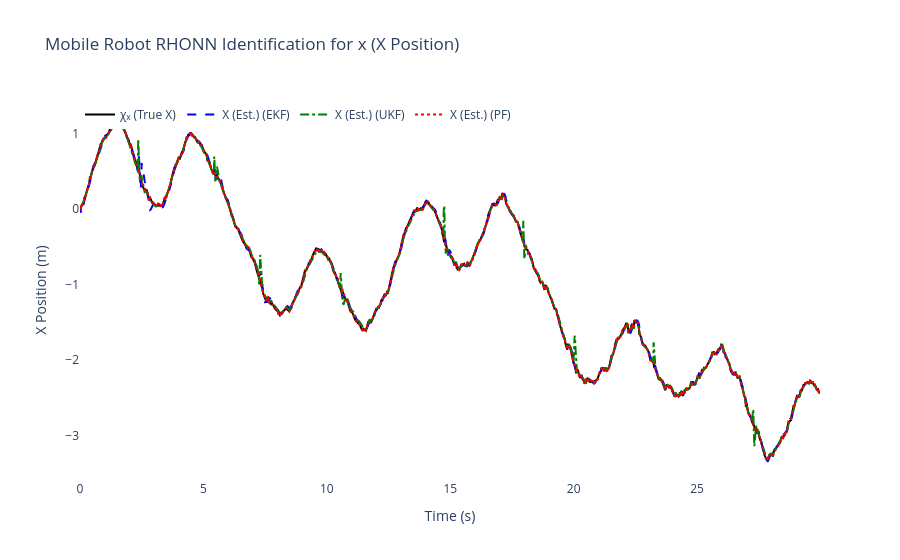
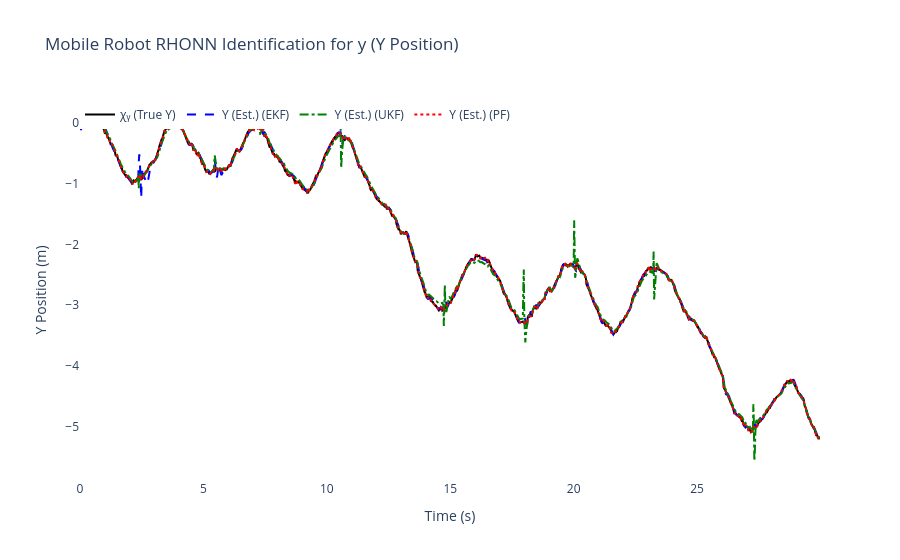
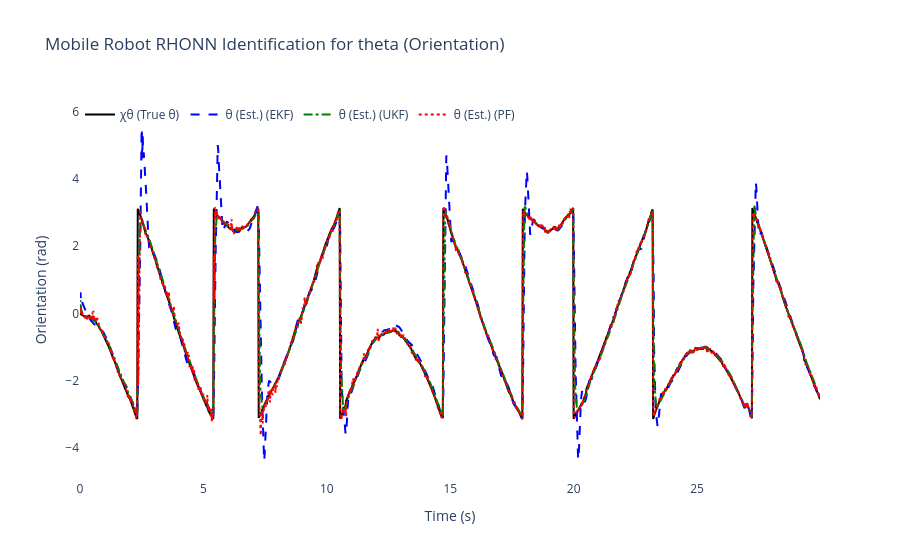
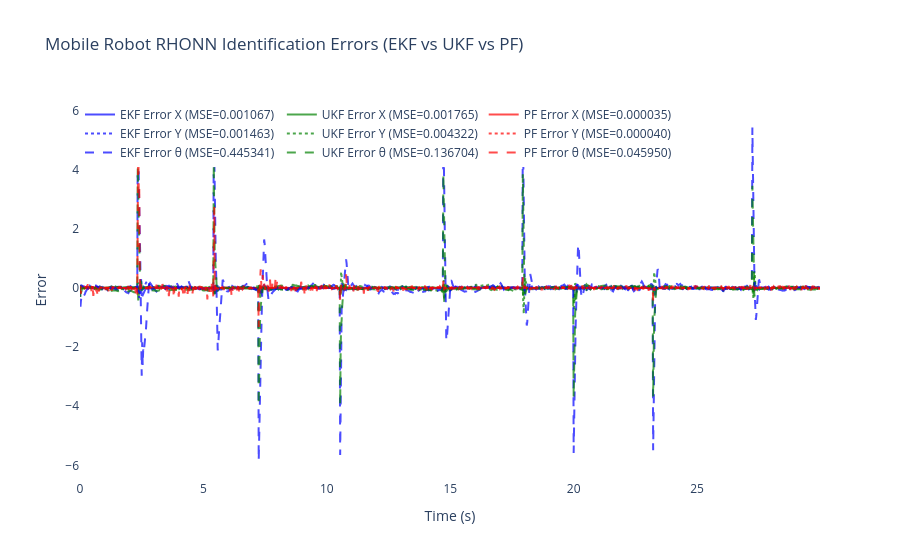

The code cell stored with these charts, in order, in its notebook:
### Code cell
# ============================================================
    # 6) Results & plots for Differential Drive Mobile Robot
# ============================================================
mse_x_ekf = np.mean((x_true[:, 0] - x_hat_ekf[:, 0])**2)     # x position
mse_y_ekf = np.mean((x_true[:, 1] - x_hat_ekf[:, 1])**2)     # y position  
mse_theta_ekf = np.mean((x_true[:, 2] - x_hat_ekf[:, 2])**2) # orientation

mse_x_ukf = np.mean((x_true[:, 0] - x_hat_ukf[:, 0])**2)     # x position
mse_y_ukf = np.mean((x_true[:, 1] - x_hat_ukf[:, 1])**2)     # y position
mse_theta_ukf = np.mean((x_true[:, 2] - x_hat_ukf[:, 2])**2) # orientation

mse_x_pf = np.mean((x_true[:, 0] - x_hat_pf[:, 0])**2)       # x position
mse_y_pf = np.mean((x_true[:, 1] - x_hat_pf[:, 1])**2)       # y position  
mse_theta_pf = np.mean((x_true[:, 2] - x_hat_pf[:, 2])**2)   # orientation

print(f"\nFinal EKF-RHONN Weights:")
for i in range(3):
    state_names = ['x', 'y', 'theta']
    print(f"  Neuron {i+1} ({state_names[i]}): {ekf_trainer.weights[i]}")

print(f"\nFinal UKF-RHONN Weights:")
for i in range(3):
    state_names = ['x', 'y', 'theta']
    print(f"  Neuron {i+1} ({state_names[i]}): {ukf_trainer.weights[i]}")

print(f"\nFinal PF-RHONN Weight Estimates:")
pf_estimates = pf_trainer.get_estimate()
for i in range(3):
    state_names = ['x', 'y', 'theta']
    print(f"  Neuron {i+1} ({state_names[i]}): {pf_estimates[i]}")

print("\n--- Performance Comparison (MSE) for Differential Drive Mobile Robot ---")
print(f"EKF MSE x position:     {mse_x_ekf:.6f}")
print(f"EKF MSE y position:     {mse_y_ekf:.6f}")
print(f"EKF MSE theta (orient): {mse_theta_ekf:.6f}")
print(f"UKF MSE x position:     {mse_x_ukf:.6f}")
print(f"UKF MSE y position:     {mse_y_ukf:.6f}")
print(f"UKF MSE theta (orient): {mse_theta_ukf:.6f}")
print(f"PF  MSE x position:     {mse_x_pf:.6f}")
print(f"PF  MSE y position:     {mse_y_pf:.6f}")
print(f"PF  MSE theta (orient): {mse_theta_pf:.6f}")

states_info = [
    {'idx': 0, 'var': 'x', 'desc': 'X Position', 'y_label': 'X Position (m)',
     'chi': 'χₓ (True X)', 'x': 'X (Est.)'},
    {'idx': 1, 'var': 'y', 'desc': 'Y Position', 'y_label': 'Y Position (m)',
     'chi': 'χᵧ (True Y)', 'x': 'Y (Est.)'},
    {'idx': 2, 'var': 'theta', 'desc': 'Orientation', 'y_label': 'Orientation (rad)',
     'chi': 'χθ (True θ)', 'x': 'θ (Est.)'}
]

for state_info in states_info:
    i = state_info['idx']
    trace_plant = go.Scatter(x=t_history, y=x_true[:, i], mode='lines',
                            name=state_info['chi'], line=dict(color='black', width=2))
    trace_ekf = go.Scatter(x=t_history, y=x_hat_ekf[:, i], mode='lines',
                        name=f"{state_info['x']} (EKF)", line=dict(dash='dash', color='blue'))
    trace_ukf = go.Scatter(x=t_history, y=x_hat_ukf[:, i], mode='lines',
                        name=f"{state_info['x']} (UKF)", line=dict(dash='dashdot', color='green'))
    trace_pf = go.Scatter(x=t_history, y=x_hat_pf[:, i], mode='lines',
                        name=f"{state_info['x']} (PF)", line=dict(dash='dot', color='red'))

    fig = go.Figure([trace_plant, trace_ekf, trace_ukf, trace_pf])
    fig.update_layout(
        title=f'Mobile Robot RHONN Identification for {state_info["var"]} ({state_info["desc"]})',
        xaxis_title='Time (s)',
        yaxis_title=state_info['y_label'],
        legend=dict(x=0, y=1, orientation='h'),
        font=dict(size=12),
        plot_bgcolor='white',
        paper_bgcolor='white'
    )
    fig.show()

# Errors for all three states
error_x_ekf = x_true[:, 0] - x_hat_ekf[:, 0]
error_y_ekf = x_true[:, 1] - x_hat_ekf[:, 1]
error_theta_ekf = x_true[:, 2] - x_hat_ekf[:, 2]

error_x_ukf = x_true[:, 0] - x_hat_ukf[:, 0]
error_y_ukf = x_true[:, 1] - x_hat_ukf[:, 1]
error_theta_ukf = x_true[:, 2] - x_hat_ukf[:, 2]

error_x_pf = x_true[:, 0] - x_hat_pf[:, 0]
error_y_pf = x_true[:, 1] - x_hat_pf[:, 1]
error_theta_pf = x_true[:, 2] - x_hat_pf[:, 2]

fig2 = go.Figure()
fig2.add_trace(go.Scatter(x=t_history, y=error_x_ekf, mode='lines',
                        name=f'EKF Error X (MSE={mse_x_ekf:.6f})', opacity=0.7, line=dict(color='blue')))
fig2.add_trace(go.Scatter(x=t_history, y=error_x_ukf, mode='lines',
                        name=f'UKF Error X (MSE={mse_x_ukf:.6f})', opacity=0.7, line=dict(color='green')))
fig2.add_trace(go.Scatter(x=t_history, y=error_x_pf, mode='lines',
                        name=f'PF Error X (MSE={mse_x_pf:.6f})', opacity=0.7, line=dict(color='red')))
fig2.add_trace(go.Scatter(x=t_history, y=error_y_ekf, mode='lines',
                        name=f'EKF Error Y (MSE={mse_y_ekf:.6f})', opacity=0.7, line=dict(color='blue', dash='dot')))
fig2.add_trace(go.Scatter(x=t_history, y=error_y_ukf, mode='lines',
                        name=f'UKF Error Y (MSE={mse_y_ukf:.6f})', opacity=0.7, line=dict(color='green', dash='dot')))
fig2.add_trace(go.Scatter(x=t_history, y=error_y_pf, mode='lines',
                        name=f'PF Error Y (MSE={mse_y_pf:.6f})', opacity=0.7, line=dict(color='red', dash='dot')))
fig2.add_trace(go.Scatter(x=t_history, y=error_theta_ekf, mode='lines',
                        name=f'EKF Error θ (MSE={mse_theta_ekf:.6f})', opacity=0.7, line=dict(color='blue', dash='dash')))
fig2.add_trace(go.Scatter(x=t_history, y=error_theta_ukf, mode='lines',
                        name=f'UKF Error θ (MSE={mse_theta_ukf:.6f})', opacity=0.7, line=dict(color='green', dash='dash')))
fig2.add_trace(go.Scatter(x=t_history, y=error_theta_pf, mode='lines',
                        name=f'PF Error θ (MSE={mse_theta_pf:.6f})', opacity=0.7, line=dict(color='red', dash='dash')))
fig2.update_layout(
    title='Mobile Robot RHONN Identification Errors (EKF vs UKF vs PF)',
    xaxis_title='Time (s)',
    yaxis_title='Error',
    legend=dict(x=0, y=1, orientation='h'),
    font=dict(size=12),
    plot_bgcolor='white',
    paper_bgcolor='white'
)
fig2.show()

# 2D Trajectory plot (X-Y plane for mobile robot)
fig_trajectory = go.Figure()
fig_trajectory.add_trace(go.Scatter(x=x_true[:, 0], y=x_true[:, 1], mode='lines',
                              name='True Robot Trajectory',
                              line=dict(color='black', width=3)))
fig_trajectory.add_trace(go.Scatter(x=x_hat_ekf[:, 0], y=x_hat_ekf[:, 1], mode='lines',
                              name='EKF Estimation',
                              line=dict(color='blue', width=2, dash='dash')))
fig_trajectory.add_trace(go.Scatter(x=x_hat_ukf[:, 0], y=x_hat_ukf[:, 1], mode='lines',
                              name='UKF Estimation',
                              line=dict(color='green', width=2, dash='dashdot')))
fig_trajectory.add_trace(go.Scatter(x=x_hat_pf[:, 0], y=x_hat_pf[:, 1], mode='lines',
                              name='PF Estimation',
                              line=dict(color='red', width=2, dash='dot')))
# Add start and end markers
fig_trajectory.add_trace(go.Scatter(x=[x_true[0, 0]], y=[x_true[0, 1]], mode='markers',
                              name='Start', marker=dict(color='green', size=10, symbol='star')))
fig_trajectory.add_trace(go.Scatter(x=[x_true[-1, 0]], y=[x_true[-1, 1]], mode='markers',
                              name='End', marker=dict(color='red', size=10, symbol='square')))
fig_trajectory.update_layout(
    title='Mobile Robot Trajectory - 2D Path Comparison (EKF vs UKF vs PF)',
    xaxis_title='X Position (m)',
    yaxis_title='Y Position (m)',
    font=dict(size=12),
    plot_bgcolor='white',
    paper_bgcolor='white',
    showlegend=True
)
fig_trajectory.show()

# Determine which filter has the lowest total MSE (sum of x, y, theta)
mse_total_ekf = mse_x_ekf + mse_y_ekf + mse_theta_ekf
mse_total_ukf = mse_x_ukf + mse_y_ukf + mse_theta_ukf
mse_total_pf = mse_x_pf + mse_y_pf + mse_theta_pf

mse_totals = {'EKF': mse_total_ekf, 'UKF': mse_total_ukf, 'PF': mse_total_pf}
best_filter = min(mse_totals, key=mse_totals.get)

print(f"\nBest overall performance: {best_filter} (lowest total MSE: {mse_totals[best_filter]:.6f})")

### Figure 1 — Plotly figure (JSON) as saved in the notebook; plotly's stock layout.template omitted (floating-point values rounded to 4 significant figures; data arrays with more than 128 entries replaced by an {"elided": "..."} marker saying what was removed)
{"data": [{"line": {"color": "black", "width": 2}, "mode": "lines", "name": "χₓ (True X)", "type": "scatter", "x": {"elided": "1500 float values"}, "y": {"elided": "1500 float values"}}, {"line": {"color": "blue", "dash": "dash"}, "mode": "lines", "name": "X (Est.) (EKF)", "type": "scatter", "x": {"elided": "1500 float values"}, "y": {"elided": "1500 float values"}}, {"line": {"color": "green", "dash": "dashdot"}, "mode": "lines", "name": "X (Est.) (UKF)", "type": "scatter", "x": {"elided": "1500 float values"}, "y": {"elided": "1500 float values"}}, {"line": {"color": "red", "dash": "dot"}, "mode": "lines", "name": "X (Est.) (PF)", "type": "scatter", "x": {"elided": "1500 float values"}, "y": {"elided": "1500 float values"}}], "layout": {"font": {"size": 12}, "legend": {"orientation": "h", "x": 0, "y": 1}, "paper_bgcolor": "white", "plot_bgcolor": "white", "title": {"text": "Mobile Robot RHONN Identification for x (X Position)"}, "xaxis": {"title": {"text": "Time (s)"}}, "yaxis": {"title": {"text": "X Position (m)"}}}}

### Figure 2 — Plotly figure (JSON) as saved in the notebook; plotly's stock layout.template omitted (floating-point values rounded to 4 significant figures; data arrays with more than 128 entries replaced by an {"elided": "..."} marker saying what was removed)
{"data": [{"line": {"color": "black", "width": 2}, "mode": "lines", "name": "χᵧ (True Y)", "type": "scatter", "x": {"elided": "1500 float values"}, "y": {"elided": "1500 float values"}}, {"line": {"color": "blue", "dash": "dash"}, "mode": "lines", "name": "Y (Est.) (EKF)", "type": "scatter", "x": {"elided": "1500 float values"}, "y": {"elided": "1500 float values"}}, {"line": {"color": "green", "dash": "dashdot"}, "mode": "lines", "name": "Y (Est.) (UKF)", "type": "scatter", "x": {"elided": "1500 float values"}, "y": {"elided": "1500 float values"}}, {"line": {"color": "red", "dash": "dot"}, "mode": "lines", "name": "Y (Est.) (PF)", "type": "scatter", "x": {"elided": "1500 float values"}, "y": {"elided": "1500 float values"}}], "layout": {"font": {"size": 12}, "legend": {"orientation": "h", "x": 0, "y": 1}, "paper_bgcolor": "white", "plot_bgcolor": "white", "title": {"text": "Mobile Robot RHONN Identification for y (Y Position)"}, "xaxis": {"title": {"text": "Time (s)"}}, "yaxis": {"title": {"text": "Y Position (m)"}}}}

### Figure 3 — Plotly figure (JSON) as saved in the notebook; plotly's stock layout.template omitted (floating-point values rounded to 4 significant figures; data arrays with more than 128 entries replaced by an {"elided": "..."} marker saying what was removed)
{"data": [{"line": {"color": "black", "width": 2}, "mode": "lines", "name": "χθ (True θ)", "type": "scatter", "x": {"elided": "1500 float values"}, "y": {"elided": "1500 float values"}}, {"line": {"color": "blue", "dash": "dash"}, "mode": "lines", "name": "θ (Est.) (EKF)", "type": "scatter", "x": {"elided": "1500 float values"}, "y": {"elided": "1500 float values"}}, {"line": {"color": "green", "dash": "dashdot"}, "mode": "lines", "name": "θ (Est.) (UKF)", "type": "scatter", "x": {"elided": "1500 float values"}, "y": {"elided": "1500 float values"}}, {"line": {"color": "red", "dash": "dot"}, "mode": "lines", "name": "θ (Est.) (PF)", "type": "scatter", "x": {"elided": "1500 float values"}, "y": {"elided": "1500 float values"}}], "layout": {"font": {"size": 12}, "legend": {"orientation": "h", "x": 0, "y": 1}, "paper_bgcolor": "white", "plot_bgcolor": "white", "title": {"text": "Mobile Robot RHONN Identification for theta (Orientation)"}, "xaxis": {"title": {"text": "Time (s)"}}, "yaxis": {"title": {"text": "Orientation (rad)"}}}}

### Figure 4 — Plotly figure (JSON) as saved in the notebook; plotly's stock layout.template omitted (floating-point values rounded to 4 significant figures; data arrays with more than 128 entries replaced by an {"elided": "..."} marker saying what was removed)
{"data": [{"line": {"color": "blue"}, "mode": "lines", "name": "EKF Error X (MSE=0.001067)", "opacity": 0.7, "type": "scatter", "x": {"elided": "1500 float values"}, "y": {"elided": "1500 float values"}}, {"line": {"color": "green"}, "mode": "lines", "name": "UKF Error X (MSE=0.001765)", "opacity": 0.7, "type": "scatter", "x": {"elided": "1500 float values"}, "y": {"elided": "1500 float values"}}, {"line": {"color": "red"}, "mode": "lines", "name": "PF Error X (MSE=0.000035)", "opacity": 0.7, "type": "scatter", "x": {"elided": "1500 float values"}, "y": {"elided": "1500 float values"}}, {"line": {"color": "blue", "dash": "dot"}, "mode": "lines", "name": "EKF Error Y (MSE=0.001463)", "opacity": 0.7, "type": "scatter", "x": {"elided": "1500 float values"}, "y": {"elided": "1500 float values"}}, {"line": {"color": "green", "dash": "dot"}, "mode": "lines", "name": "UKF Error Y (MSE=0.004322)", "opacity": 0.7, "type": "scatter", "x": {"elided": "1500 float values"}, "y": {"elided": "1500 float values"}}, {"line": {"color": "red", "dash": "dot"}, "mode": "lines", "name": "PF Error Y (MSE=0.000040)", "opacity": 0.7, "type": "scatter", "x": {"elided": "1500 float values"}, "y": {"elided": "1500 float values"}}, {"line": {"color": "blue", "dash": "dash"}, "mode": "lines", "name": "EKF Error θ (MSE=0.445341)", "opacity": 0.7, "type": "scatter", "x": {"elided": "1500 float values"}, "y": {"elided": "1500 float values"}}, {"line": {"color": "green", "dash": "dash"}, "mode": "lines", "name": "UKF Error θ (MSE=0.136704)", "opacity": 0.7, "type": "scatter", "x": {"elided": "1500 float values"}, "y": {"elided": "1500 float values"}}, {"line": {"color": "red", "dash": "dash"}, "mode": "lines", "name": "PF Error θ (MSE=0.045950)", "opacity": 0.7, "type": "scatter", "x": {"elided": "1500 float values"}, "y": {"elided": "1500 float values"}}], "layout": {"font": {"size": 12}, "legend": {"orientation": "h", "x": 0, "y": 1}, "paper_bgcolor": "white", "plot_bgcolor": "white", "title": {"text": "Mobile Robot RHONN Identification Errors (EKF vs UKF vs PF)"}, "xaxis": {"title": {"text": "Time (s)"}}, "yaxis": {"title": {"text": "Error"}}}}
